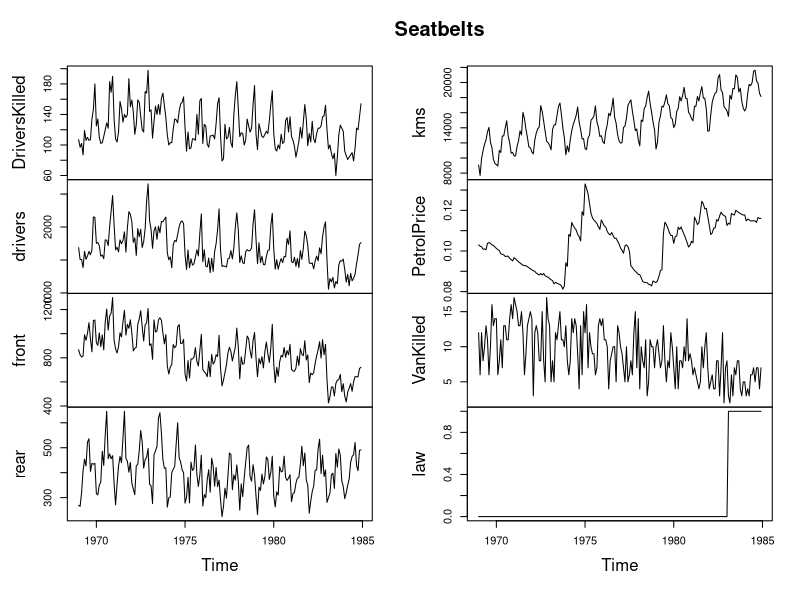
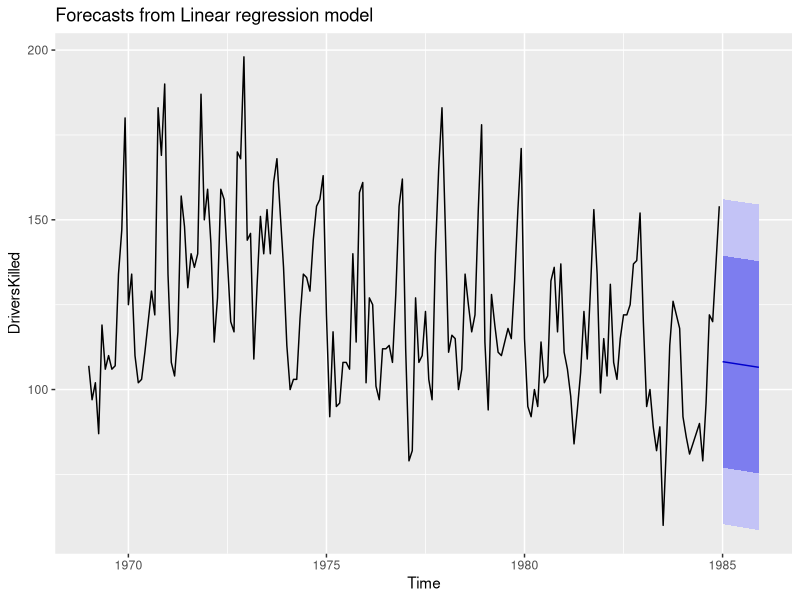
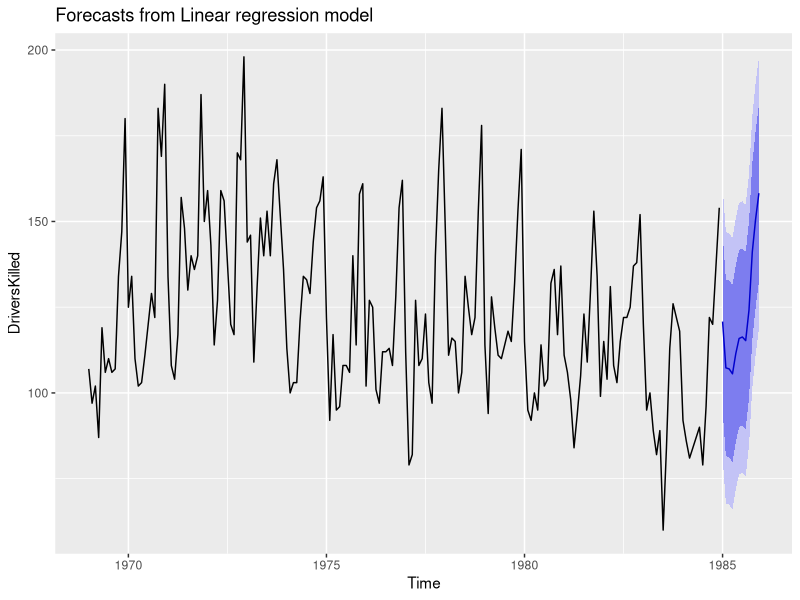
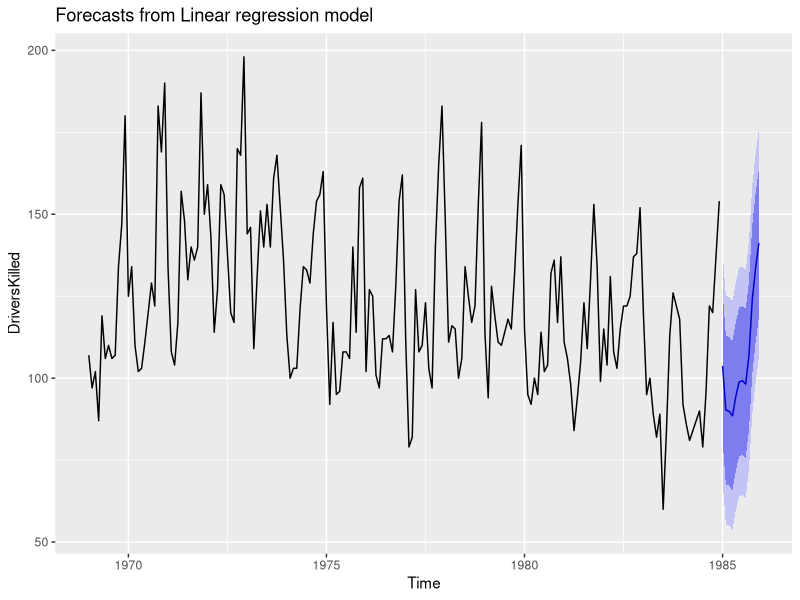
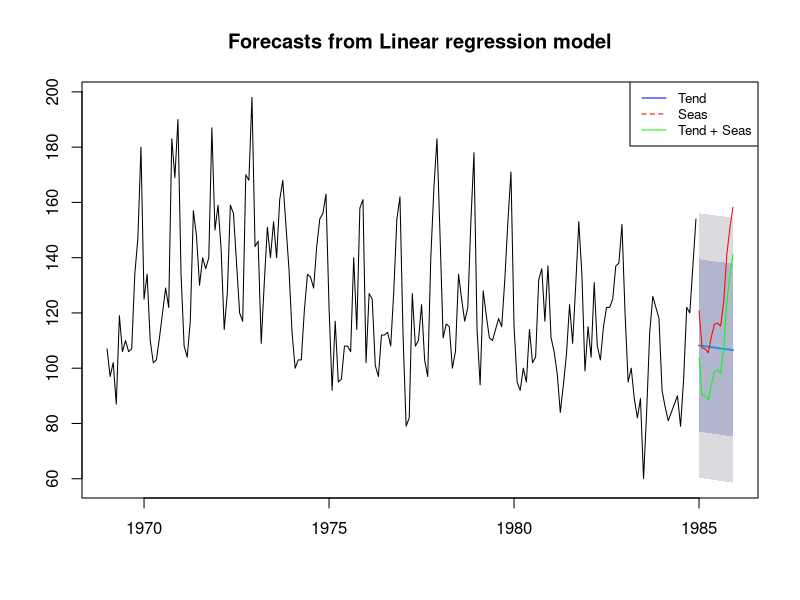

Here is the R script that generated these plots, in order:
#Series temporais e analises preditivas - Fernando Amaral
library(forecast)
library(ggplot2)

plot(Seatbelts)
x1 = tslm(DriversKilled ~ trend, data=Seatbelts)
x2 = tslm(DriversKilled ~ season, data=Seatbelts)
x3 = tslm(DriversKilled ~ trend + season, data=Seatbelts)

CV(x1)
CV(x2)
CV(x3)

#fazendo previsao
r1 = forecast(x1,h=12)
r2 = forecast(x2,h=12)
r3 = forecast(x3,h=12)

autoplot(r1)
autoplot(r2)
autoplot(r3)

plot(r1)
lines(r2$mean, col="red")
lines(r3$mean, col="green")
legend("topright",legend=c("Tend","Seas","Tend + Seas"), col = c("blue","red","green"), lty=1:2, cex=0.8)